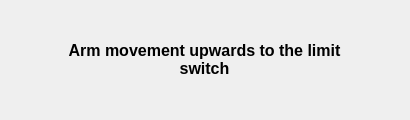
<?xml version="1.0" encoding="UTF-8"?>
<ui version="4.0">
 <class>Form</class>
 <widget class="QWidget" name="Form">
  <property name="geometry">
   <rect>
    <x>0</x>
    <y>0</y>
    <width>410</width>
    <height>120</height>
   </rect>
  </property>
  <property name="windowTitle">
   <string>Process in progress...</string>
  </property>
  <widget class="QWidget" name="verticalLayoutWidget">
   <property name="geometry">
    <rect>
     <x>40</x>
     <y>20</y>
     <width>331</width>
     <height>81</height>
    </rect>
   </property>
   <layout class="QVBoxLayout" name="verticalLayout"/>
  </widget>
  <widget class="QLabel" name="label">
   <property name="geometry">
    <rect>
     <x>50</x>
     <y>20</y>
     <width>309</width>
     <height>79</height>
    </rect>
   </property>
   <property name="font">
    <font>
     <pointsize>12</pointsize>
     <weight>75</weight>
     <bold>true</bold>
    </font>
   </property>
   <property name="text">
    <string>Arm movement upwards to the limit switch</string>
   </property>
   <property name="alignment">
    <set>Qt::AlignCenter</set>
   </property>
   <property name="wordWrap">
    <bool>true</bool>
   </property>
  </widget>
 </widget>
 <resources/>
 <connections/>
</ui>
